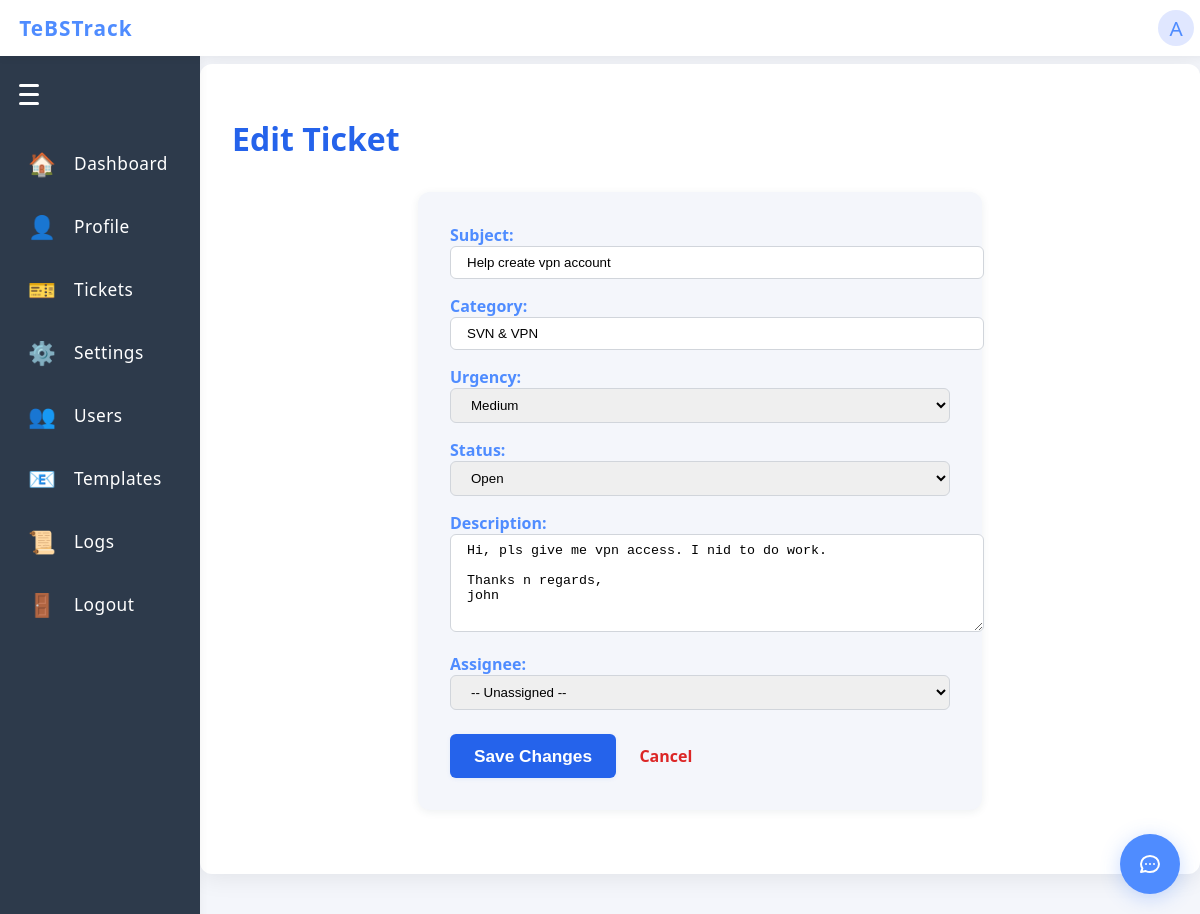
The app's page /edit_ticket/5 (signed in) with its own data.
### app/models.py (models this page shows)
class User(UserMixin, db.Model):
    id = db.Column(db.Integer, primary_key=True)
    username = db.Column(db.String(150), unique=True, nullable=False)
    password = db.Column(db.String(150), nullable=False)
    role = db.Column(db.String(20), nullable=False, default='infra')  # 'admin' or 'infra'

class Ticket(db.Model):
    id = db.Column(db.Integer, primary_key=True)
    subject = db.Column(db.String(255), nullable=False)
    description = db.Column(db.Text, nullable=True)
    sender = db.Column(db.String(150), nullable=False)
    category = db.Column(db.String(100), nullable=True)
    urgency = db.Column(db.String(50), nullable=True)
    status = db.Column(db.String(50), nullable=False, default='Open')
    resolution = db.Column(db.String(255), nullable=True)
    created_at = db.Column(db.DateTime, server_default=db.func.now())
    updated_at = db.Column(db.DateTime, server_default=db.func.now(), onupdate=db.func.now())
    thread_id = db.Column(db.String(255), nullable=True)  # For email threading
    audit_log = db.Column(db.Text, nullable=True)  # JSON or text log
    assigned_to = db.Column(db.Integer, db.ForeignKey('user.id'), nullable=True)

### app/routes.py (the view, shortened to what this page needs)
@main.route('/edit_ticket/<int:ticket_id>', methods=['GET', 'POST'])
@login_required
def edit_ticket(ticket_id):
    ticket = Ticket.query.get_or_404(ticket_id)
    if current_user.role == 'infra':
        if ticket.assigned_to is not None and ticket.assigned_to != current_user.id:
            flash('You do not have permission to edit this ticket.', 'error')
            return redirect(url_for('main.tickets'))
    elif current_user.role != 'admin':
        flash('You do not have permission to edit tickets.', 'error')
        return redirect(url_for('main.index'))
    infra_users = User.query.filter_by(role='infra').order_by(User.username).all()
    form = EditTicketForm(obj=ticket)
    if request.method == 'GET':
        form = EditTicketForm(obj=ticket)
    return render_template('edit_ticket.html', ticket=ticket, infra_users=infra_users, form=form)

### app/routes.py
class EditTicketForm(FlaskForm):
    subject = StringField('Subject', validators=[DataRequired()])
    category = StringField('Category', validators=[DataRequired()])
    urgency = SelectField('Urgency', choices=[('Low','Low'),('Medium','Medium'),('High','High'),('Urgent','Urgent')], validators=[DataRequired()])
    status = SelectField('Status', choices=[('Open','Open'),('Closed','Closed')], validators=[DataRequired()])
    description = TextAreaField('Description', validators=[DataRequired()])
    assigned_to = IntegerField('Assignee', validators=[Optional()])
    resolution = StringField('Resolution', validators=[Optional()])
    sender = StringField('Request by', validators=[Optional()])
    created_at = StringField('Issue Reported Date', validators=[Optional()])  # Will parse as date
    updated_at = StringField('Date of Completion', validators=[Optional()])  # Will parse as date

### app/__init__.py (called while the page is built)
def create_app():
    app = Flask(__name__)
    app.config.from_object('config.Config')
    app.config['SESSION_COOKIE_HTTPONLY'] = True  # Prevent JS access to session cookie
    app.config['SESSION_COOKIE_SAMESITE'] = 'Lax'  # Restrict cross-site requests
    csrf.init_app(app)
    db.init_app(app)
    login_manager.init_app(app)
    app.register_blueprint(main)
    from flask_wtf.csrf import CSRFError
    from .routes import LoginForm
    from flask import render_template, flash
    @app.errorhandler(CSRFError)
    def handle_csrf_error(e):
        flash('CSRF token missing or invalid. Please refresh the page and try again.', 'error')
        return render_template('login.html', form=LoginForm()), 400
    from .models import User
    @login_manager.user_loader
    def load_user(user_id):
        return User.query.get(int(user_id))
    return app

### app/routes.py (called while the page is built)
@main.before_app_request
def require_login():
    allowed_routes = ['main.login', 'static']
    if not current_user.is_authenticated and request.endpoint not in allowed_routes:
        return redirect(url_for('main.login'))

### app/templates/edit_ticket.html (shortened to what this page needs)
{% extends 'base.html' %}
{% block content %}
<div class="dashboard-container">
  <h1 style="color:#2563eb;">Edit Ticket</h1>
  <form method="post" action="{{ url_for('main.edit_ticket', ticket_id=ticket.id) }}" autocomplete="off" style="max-width:500px; margin:2rem auto; background:#f4f6fb; padding:2rem; border-radius:12px; box-shadow:0 2px 8px rgba(44,62,80,0.08);">
    <label style="font-weight:600; color:#4f8cff;">Subject:</label>
    {{ form.subject(class_="form-control", style="width:100%; margin-bottom:1rem; padding:0.5rem 1rem; border-radius:6px; border:1px solid #d1d5db;") }}
    <label style="font-weight:600; color:#4f8cff;">Category:</label>
    {{ form.category(class_="form-control", style="width:100%; margin-bottom:1rem; padding:0.5rem 1rem; border-radius:6px; border:1px solid #d1d5db;") }}
    <label style="font-weight:600; color:#4f8cff;">Urgency:</label>
    {{ form.urgency(class_="form-control", style="width:100%; margin-bottom:1rem; padding:0.5rem 1rem; border-radius:6px; border:1px solid #d1d5db;") }}
    <label style="font-weight:600; color:#4f8cff;">Status:</label>
    {{ form.status(class_="form-control", style="width:100%; margin-bottom:1rem; padding:0.5rem 1rem; border-radius:6px; border:1px solid #d1d5db;") }}
    <label style="font-weight:600; color:#4f8cff;">Description:</label>
    {{ form.description(class_="form-control", style="width:100%; margin-bottom:1rem; padding:0.5rem 1rem; border-radius:6px; border:1px solid #d1d5db; min-height:80px;") }}
    <label style="font-weight:600; color:#4f8cff;">Assignee:</label>
    <select name="assigned_to" class="form-control" style="width:100%; margin-bottom:1.5rem; padding:0.5rem 1rem; border-radius:6px; border:1px solid #d1d5db;">
      <option value="">-- Unassigned --</option>
    </select>
    <button type="submit" style="background:#2563eb; color:#fff; border:none; border-radius:6px; padding:0.7rem 1.5rem; font-weight:700; font-size:1.08rem; box-shadow:0 1px 4px rgba(37,99,235,0.08); cursor:pointer; transition:background 0.2s;">Save Changes</button>
    <a href="{{ url_for('main.tickets') }}" style="margin-left:1.2rem; color:#dc2626; font-weight:600; text-decoration:none;">Cancel</a>
  </form>
</div>
{% endblock %}

### app/templates/base.html (shortened to what this page needs)
<!doctype html>
<html lang="en">
<head>
</head>
<body>
  <div class="navbar">
    <a href="{{ url_for('main.index') }}" class="navbar-title" style="text-decoration:none;">
      TeBSTrack
    </a>
    {% if current_user.is_authenticated %}
    <div class="navbar-profile" id="profile-btn">
      <span class="profile-icon">{{ current_user.username[0]|upper if current_user.username else '?' }}</span>
    </div>
    {% endif %}
  </div>
  {% if not hide_sidenav %}
    <div class="sidenav-hamburger" id="sidenav-hamburger">
      <span></span>
      <span></span>
      <span></span>
    </div>
    <a href="{{ url_for('main.index') }}" class="sidenav-link{% if request.endpoint == 'main.index' %} active{% endif %}" data-label="Dashboard">
      <span class="sidenav-icon">🏠</span>
      <span class="sidenav-label">Dashboard</span>
    </a>
    <a href="{{ url_for('main.profile') }}" class="sidenav-link{% if request.endpoint == 'main.profile' %} active{% endif %}" data-label="Profile">
      <span class="sidenav-icon">👤</span>
      <span class="sidenav-label">Profile</span>
    </a>
    <a href="{{ url_for('main.tickets') }}" class="sidenav-link{% if request.endpoint in ['main.tickets', 'main.view_ticket'] %} active{% endif %}" data-label="Tickets">
      <span class="sidenav-icon">🎫</span>
      <span class="sidenav-label">Tickets</span>
    </a>
    <a href="{{ url_for('main.settings') }}" class="sidenav-link{% if request.endpoint == 'main.settings' %} active{% endif %}" data-label="Settings">
      <span class="sidenav-icon">⚙️</span>
      <span class="sidenav-label">Settings</span>
    </a>
    {% if current_user.role == 'admin' %}
    <a href="{{ url_for('main.manage_users') }}" class="sidenav-link{% if request.endpoint == 'main.manage_users' %} active{% endif %}" data-label="Users">
      <span class="sidenav-icon">👥</span>
      <span class="sidenav-label">Users</span>
    </a>
    <a href="{{ url_for('main.manage_email_templates') }}" class="sidenav-link" data-label="Templates">
      <span class="sidenav-icon">📧</span>
      <span class="sidenav-label">Templates</span>
    </a>
    <a href="{{ url_for('main.audit_logs') }}" class="sidenav-link{% if request.endpoint == 'main.audit_logs' %} active{% endif %}" data-label="Logs">
      <span class="sidenav-icon">📜</span>
      <span class="sidenav-label">Logs</span>
    </a>
    {% endif %}
    <a href="{{ url_for('main.logout') }}" class="sidenav-link{% if request.endpoint == 'main.logout' %} active{% endif %}" data-label="Logout">
      <span class="sidenav-icon">🚪</span>
      <span class="sidenav-label">Logout</span>
    </a>
  {% endif %}
  <div class="main-content{% if hide_sidenav %} no-sidenav{% endif %}">
    {% block content %}{% endblock %}
  </div>
  {% if current_user.is_authenticated %}
    {% include 'chatbot_component.html' %}
  {% endif %}
  <link rel="stylesheet" href="https://cdnjs.cloudflare.com/ajax/libs/font-awesome/6.0.0/css/all.min.css">
</body>
</html>

### app/templates/base.html (style rules this page uses)
body { background: #f4f6fb; font-family: 'Segoe UI', Arial, sans-serif; margin: 0; padding: 0; }
.navbar { position: fixed; top: 0; left: 0; width: 100%; height: 56px; background: #fff; box-shadow: 0 2px 8px rgba(0,0,0,0.06); display: flex; align-items: center; justify-content: flex-start; padding: 0 1.2rem; z-index: 1000; }
.navbar-title { font-size: 1.3rem; font-weight: 700; color: #4f8cff; letter-spacing: 1px; }
.navbar-profile { position: relative; display: flex; align-items: center; cursor: pointer; right: 25px; }
.profile-icon { width: 36px; height: 36px; border-radius: 50%; background: #e0e7ff; display: flex; align-items: center; justify-content: center; font-size: 1.3rem; color: #4f8cff; margin-left: 8px; }
.sidenav-hamburger { width: 28px; height: 28px; margin: 0 0 1.5rem 1.2rem; display: flex; flex-direction: column; justify-content: center; cursor: pointer; z-index: 1001; }
.sidenav-hamburger span { display: block; height: 3px; width: 20px; background: #fff; margin: 3px 0; border-radius: 2px; transition: all 0.3s; }
.sidenav-link { color: #fff; padding: 1rem 1.5rem; text-decoration: none; font-size: 1.08rem; font-weight: 500; letter-spacing: 0.5px; transition: background 0.18s, color 0.18s, padding 0.3s, font-size 0.3s; border-left: 4px solid transparent; display: flex; align-items: center; }
.sidenav-icon { font-size: 1.4rem; margin-right: 1.1rem; min-width: 1.4rem; text-align: center; display: inline-block; transition: margin 0.3s; }
.sidenav-label { transition: opacity 0.3s, width 0.3s; white-space: nowrap; overflow: hidden; }
.main-content { margin-left: 200px; margin-top: 64px; transition: margin-left 0.3s ease; }
.dashboard-container { max-width: 1100px; margin: 40px auto; padding: 2rem; background: #fff; border-radius: 12px; box-shadow: 0 4px 24px rgba(0,0,0,0.08); }

### records on screen
User: username "A"
Ticket: subject "Help create vpn account", category "SVN & VPN", urgency "Medium", status "Open", description "Hi, pls give me vpn access. I nid to do work. Thanks n regards, john"
